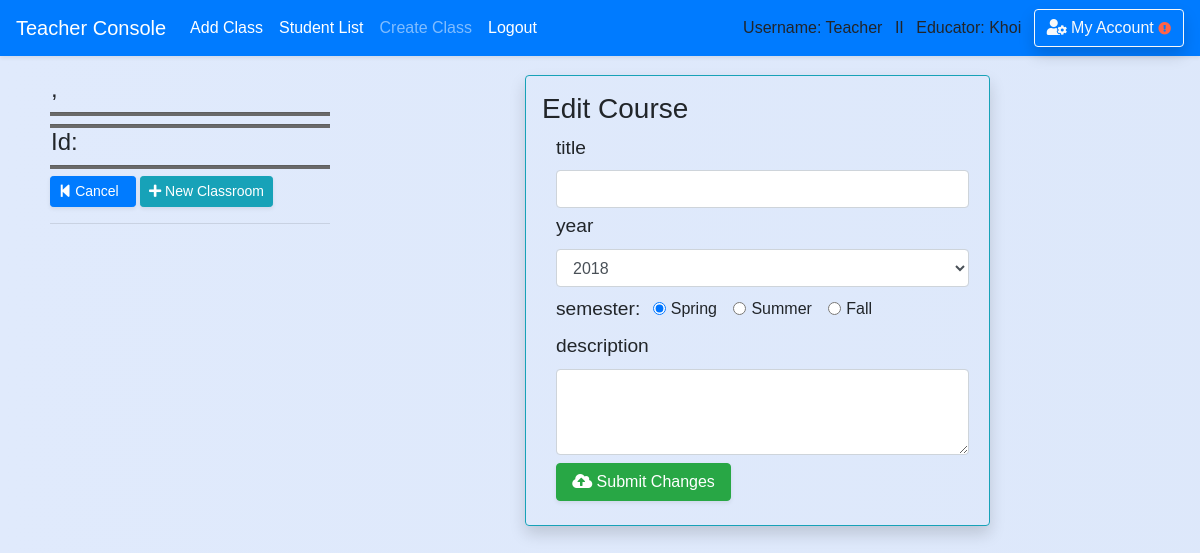
Page /teacher/edit_course/11/ (signed in) on the earlier database version.
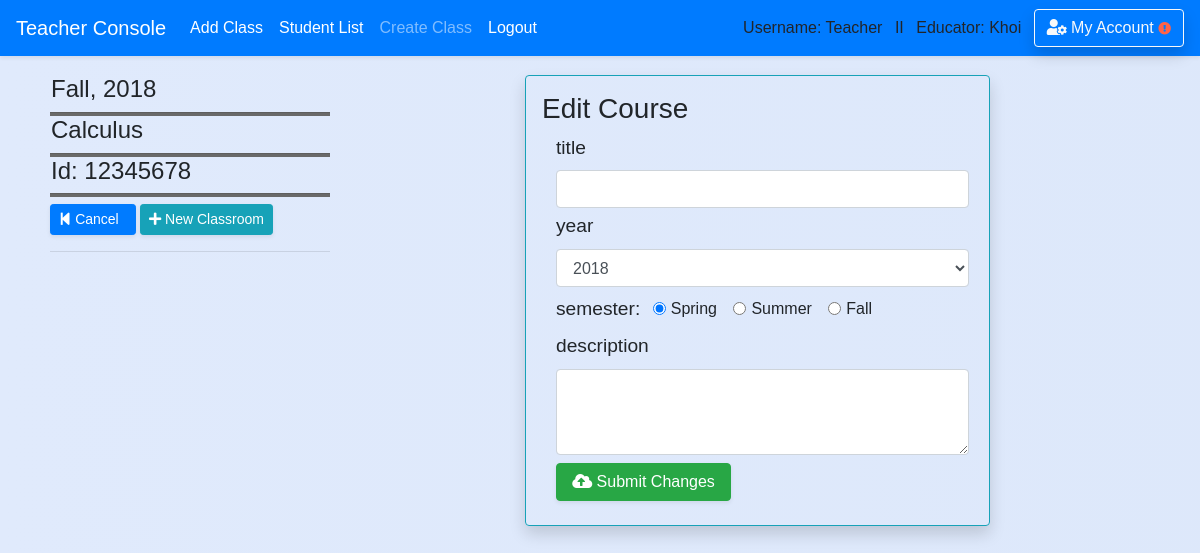
Same page on the later database version.
### school_app/models.py (models this page shows)
class Course(models.Model):
    course_number = models.CharField(max_length=20,default='12345678')
    abbreviated_title = models.CharField(max_length=150,default='')
    course_title = models.CharField(max_length=250,default='') #,unique=True)
    maximum_credit = models.CharField(max_length=10,default='')
    semester = models.CharField(max_length=50,default='')
    year = models.CharField(max_length=4,default='')
    teacher_name = models.CharField(max_length=50,default='')
    description = models.CharField(max_length=450,default='')
    department = models.ForeignKey('Department',blank=True, null=True, on_delete = models.SET_NULL, related_name='belong_in_department')
    teacher = models.ForeignKey('Teacher',blank=True, null=True, on_delete = models.SET_NULL, related_name='course_by_teacher')
    create_date = models.DateField(auto_now_add=True , blank=True,null=True,)

### school_app/views_logged.py (the view)
# urls.py: path('teacher/edit_course', views_logged.edit_course, name='edit_course'),
def edit_course(request,course_id=None):
    if is_login(request) == False:
        return redirect('/login')
    if is_login(request) == True:
        if request.user.profile.is_teacher == False:
            messages.warning(request, "You don't have Instructor's Privilege!")
            return redirect('/')
        if request.method == 'POST':# and class_id==None:
            monday_date = request.POST['monday_date']
            monday_assignment = request.POST['monday_assignment']
            course_id = request.POST['course_id']
            course = Course.objects.filter(id=course_id).first()
            course.monday_date = monday_date
            course.monday_assignment = monday_assignment
            course.save()
            messages.success(request, course.course_title + ' have been updated.')
            return redirect('/teacher')
        else:
            edit_course=Course.objects.filter(id=course_id).first()
            return render(request,'teacher/course/edit_course.html',{'edit_course':edit_course})

### school_app/views_functions.py (called while the page is built)
def is_login(request):
    if not request.user.is_authenticated:
        messages.warning(request, "Please Login or Create an Account.")
        return False
    return True

### school_app/templates/teacher/course/edit_course.html (shortened to what this page needs)
{% extends 'base.html' %}
{% block content %}
<div class='content'>
  <div class="container-fuild form-row" style='width:100%'>
    <div class="col-md-5">
        <div style="width: 280px">
        <h4 style='padding-left: 1px'>{{ edit_course.semester }}, {{ edit_course.year }}</h4>
        <hr class='hr-line'/>
        <h4 style='padding-left: 1px'>{{ edit_course.course_title }} </h4>
        <hr class='hr-line'/>
        <h4 style='padding-left: 1px'>Id: {{edit_course.course_number}}</h4>
        <hr class='hr-line'/>
          <a href='{% url "classroom_view" course_id=edit_course.id %}' class="btn btn-sm btn-primary shadow-sm" ><i class="fas fa-step-backward"></i> Cancel &nbsp</a></a>
          <a href='{% url "add_classroom" course_id=edit_course.id %}' class="btn btn-info btn-sm shadow-sm" role="button"><i class="fas fa-plus"></i> New Classroom</a>
        <hr/></div></div>
    <div class="col-md-5">
      <div class='form border border-info rounded pb-4 shadow'>
        <h3 class='ml-3 mt-3'>Edit Course</h3>
        <form action='{% url "edit_course" %}' method='post' >{% csrf_token %}
          <div class=''>
            <label><big>title</big></label>
            <input type='text' name='title' class='form-control' required>
            <label class='mt-1'><big>year</big></label>
            <select class='form-control' name='year' required>
	            <option value="2017">2018</option>
	          </select>
	          <label class='mt-2 mr-2'><big>semester:</big></label>
	       <div class="form-check form-check-inline" >
          <input class="form-check-input" type="radio" name="semester" id="" value="Spring" Checked>
          <label class="form-check-label" for="" {{ spring }}>Spring</label>
          </div>
          <div class="form-check form-check-inline">
          <input class="form-check-input" type="radio" name="semester" id="" value="Summer">
          <label class="form-check-label" for="" {{ summer }}>Summer</label>
          </div>
          <div class="form-check form-check-inline">
          <input class="form-check-input" type="radio" name="semester" id="" value="Fall">
          <label class="form-check-label" for="" {{ fall }}>Fall</label>
        </div>
        <br>
        <label><big>description</big></label>
        <textarea class='form-control' rows='3' name='description' required></textarea>
        <button style='width:175px' class="btn btn-md btn-success btn-block mt-2 text-center shadow-sm">
          <i class="fas fa-cloud-upload-alt"></i> Submit Changes
        </button>
       </div>
        </form>
      </div>
        </div></div>
</div></div><br>
{% endblock %}

Differences in the rows shown:
added Course: semester "Fall", year "2018", course_title "Calculus", course_number "12345678"
